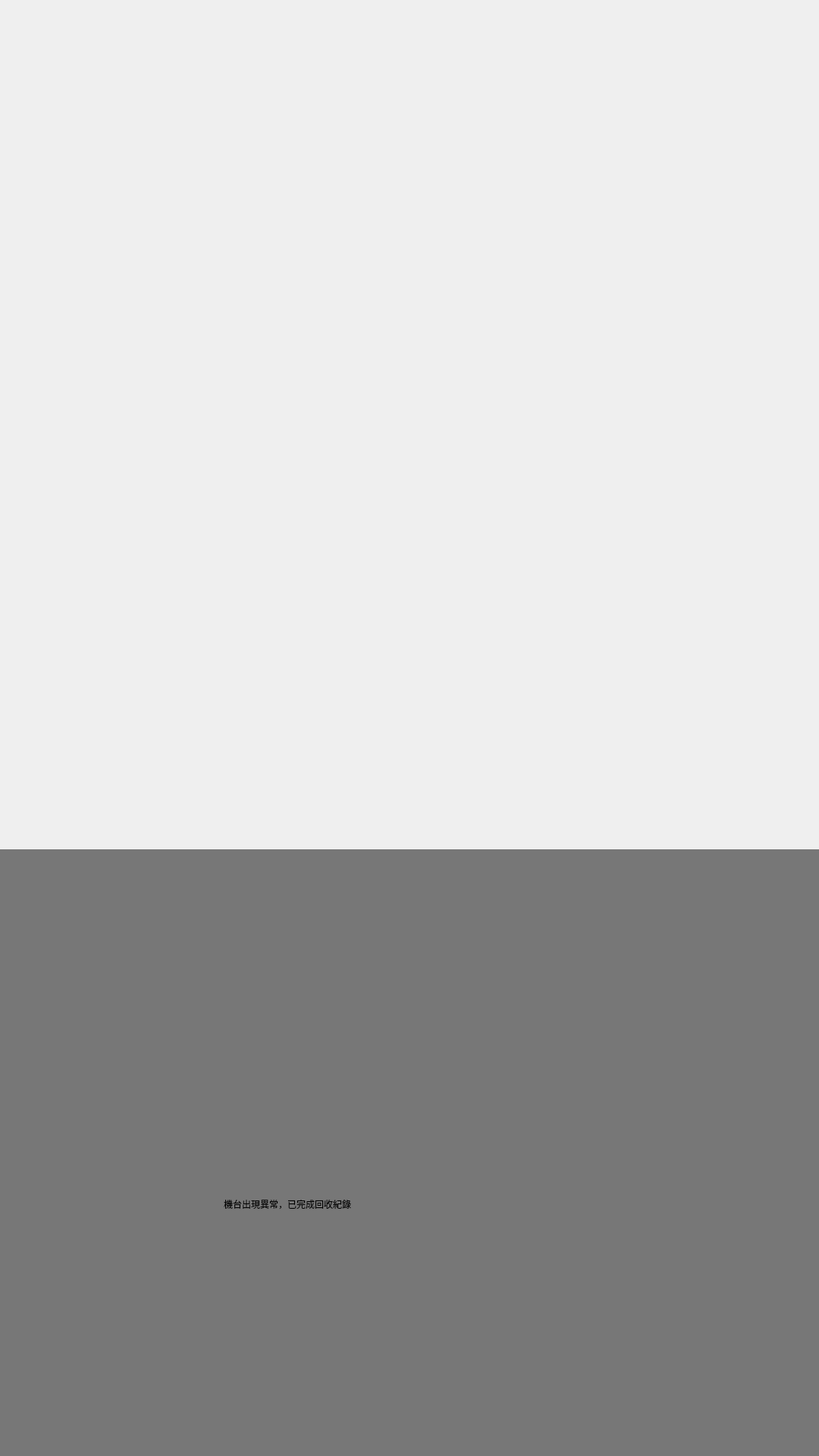
<?xml version="1.0" encoding="UTF-8"?>
<ui version="4.0">
 <class>machineRecord_Dialog</class>
 <widget class="QDialog" name="machineRecord_Dialog">
  <property name="geometry">
   <rect>
    <x>0</x>
    <y>0</y>
    <width>1080</width>
    <height>1920</height>
   </rect>
  </property>
  <property name="windowTitle">
   <string>Dialog</string>
  </property>
  <widget class="QWidget" name="Top_Widget" native="true">
   <property name="geometry">
    <rect>
     <x>0</x>
     <y>0</y>
     <width>1080</width>
     <height>1120</height>
    </rect>
   </property>
  </widget>
  <widget class="QWidget" name="Bottom_Widget" native="true">
   <property name="geometry">
    <rect>
     <x>0</x>
     <y>1120</y>
     <width>1080</width>
     <height>800</height>
    </rect>
   </property>
   <property name="styleSheet">
    <string notr="true">QWidget
{
	background-color: rgba(0, 0, 0,128);
}</string>
   </property>
   <widget class="QLabel" name="label">
    <property name="geometry">
     <rect>
      <x>206</x>
      <y>171</y>
      <width>668</width>
      <height>459</height>
     </rect>
    </property>
    <property name="styleSheet">
     <string notr="true">QLabel
{
	image: url(:/IMAGES/UI_IMAGE/login_error/error.png);
	border: none;
	background-color:transparent;
}</string>
    </property>
    <property name="text">
     <string/>
    </property>
   </widget>
   <widget class="QLabel" name="label_2">
    <property name="geometry">
     <rect>
      <x>295</x>
      <y>442</y>
      <width>490</width>
      <height>51</height>
     </rect>
    </property>
    <property name="styleSheet">
     <string notr="true">QLabel
{
	font: 500 35px &quot;Noto Sans CJK TC&quot;;
	color: black;
	border: none;
	background-color:transparent;
}</string>
    </property>
    <property name="text">
     <string>機台出現異常，已完成回收紀錄</string>
    </property>
   </widget>
  </widget>
 </widget>
 <resources/>
 <connections/>
</ui>
